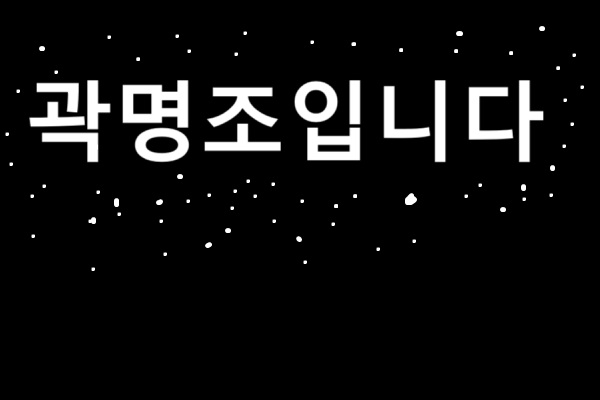
#> input picture erode.jpg, 600 x 400 px
$ jupyter execute '15. OpenCV_나도코딩-(이미지 변환, 침식).ipynb'
#> lines starting #> are read from the running program, lines starting #| are printed output that depends on the picture
# 15. 이미지 변환, 침식

[cell 1]
import cv2
import numpy as np

kernel = np.ones((3,3), dtype=np.uint8)

img = cv2.imread('erode.jpg')
#> img is the input picture: shape (400, 600, 3); min 0, max 255, mean 16.2

dst1 = cv2.erode(img, kernel, iterations=3)
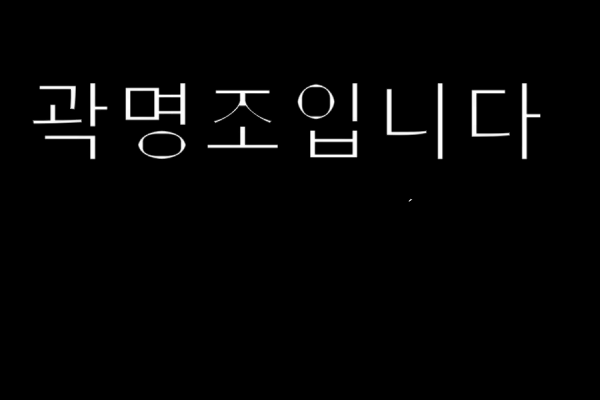
#> dst1: shape (400, 600, 3); min 0, max 255, mean 5

cv2.imshow('img', img)
cv2.imshow('dst1', dst1)
cv2.waitKey(0)
cv2.destroyAllWindows()


$ run again, with dilation.jpg copied over erode.jpg
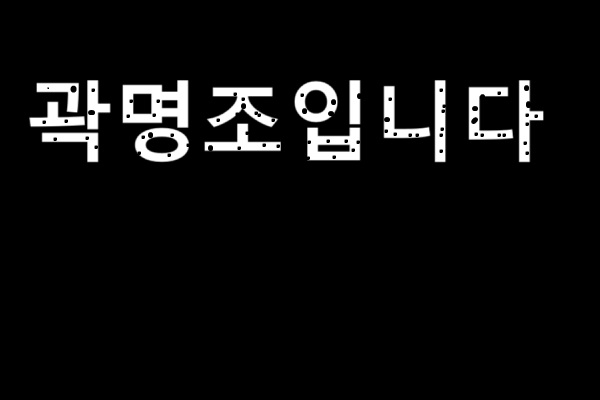
#> input picture dilation.jpg, 600 x 400 px
#> img is the input picture: shape (400, 600, 3); min 0, max 255, mean 14.1
#> `dst1 = cv2.erode(img, kernel, iterations=3)`:
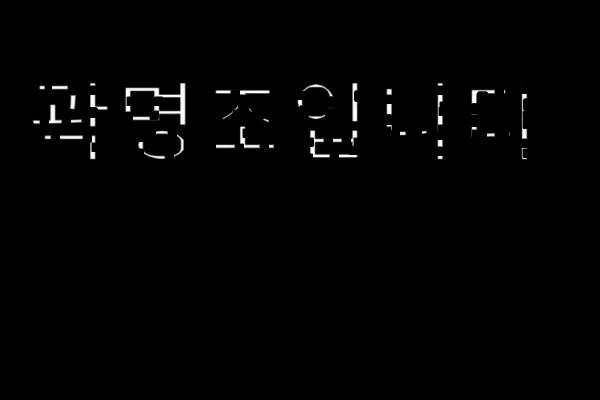
#> dst1: shape (400, 600, 3); min 0, max 255, mean 2.7
